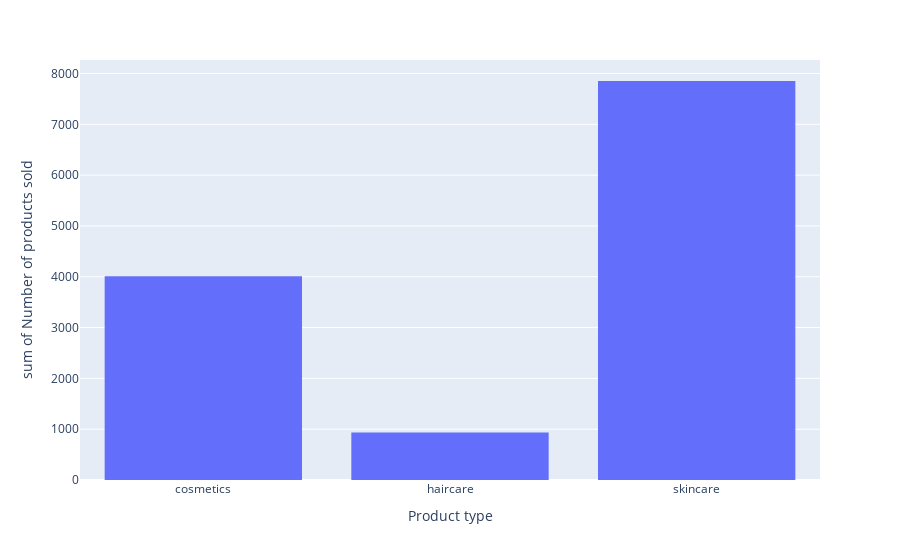

Notebook code for this chart:
### Code cell
fig = px.histogram(gender_based_sales.get_group('Female'),x="Product type",y="Number of products sold")
fig.show()

### Figure 1 — Plotly figure (JSON) as saved in the notebook; plotly's stock layout.template omitted (floating-point values rounded to 4 significant figures)
{"data": [{"alignmentgroup": "True", "bingroup": "x", "histfunc": "sum", "hovertemplate": "Product type=%{x}<br>sum of Number of products sold=%{y}<extra></extra>", "legendgroup": "", "marker": {"color": "#636efa", "pattern": {"shape": ""}}, "name": "", "offsetgroup": "", "orientation": "v", "showlegend": false, "type": "histogram", "x": ["cosmetics", "haircare", "skincare"], "xaxis": "x", "y": [4012, 936, 7853], "yaxis": "y"}], "layout": {"barmode": "relative", "legend": {"tracegroupgap": 0}, "margin": {"t": 60}, "xaxis": {"anchor": "y", "domain": [0, 1], "title": {"text": "Product type"}}, "yaxis": {"anchor": "x", "domain": [0, 1], "title": {"text": "sum of Number of products sold"}}}}
